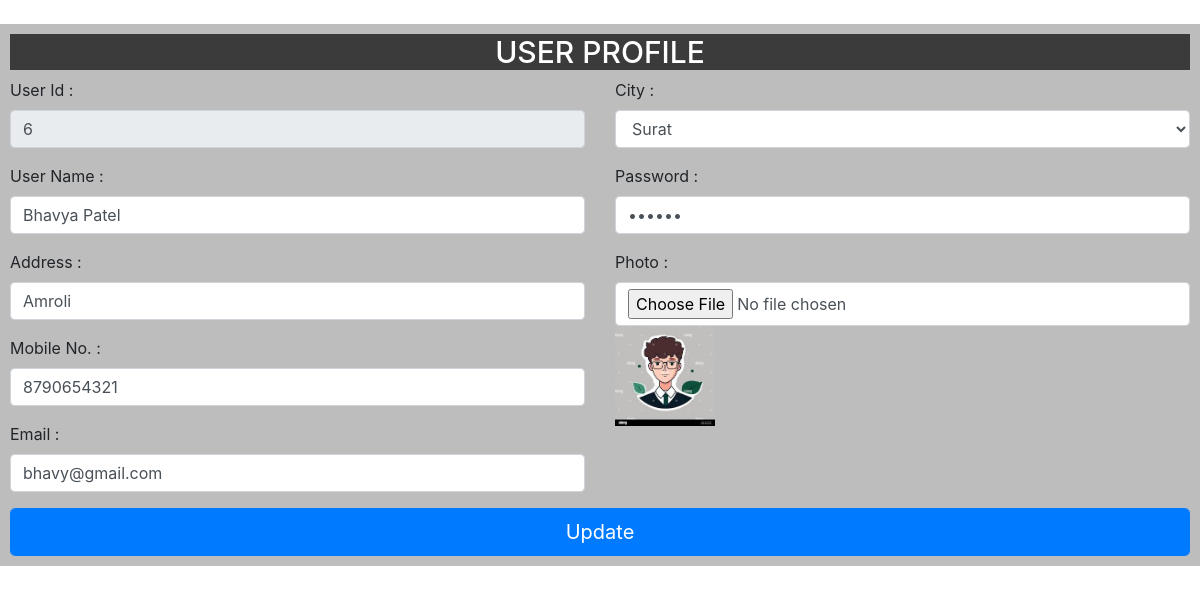
Screenshot of /update_user.php?uid=6 with the database file from the repository.
### tables this page shows
CREATE TABLE `user_details` (
  `user_id` int(11) NOT NULL,
  `user_name` varchar(30) NOT NULL,
  `address` varchar(50) NOT NULL,
  `mobile_no` bigint(10) NOT NULL,
  `email` varchar(30) NOT NULL,
  `password` varchar(30) NOT NULL,
  `city` varchar(30) NOT NULL,
  `photo` varchar(300) NOT NULL
);

### update_user.php (the view, shortened to what this page needs)
<?php
if (isset($_REQUEST['uid'])) {
    $uid = $_REQUEST['uid'];
    $qry = mysqli_query($con, "SELECT * FROM `user_details` WHERE user_id=$uid");
    $row = mysqli_fetch_array($qry);
}
?>
<!DOCTYPE html>
<html lang="en">
<head>
    <link rel="stylesheet" href="bootstrap.min.css">
</head>
<body><br>
    <form action="#" method="post" name="form" enctype="multipart/form-data" require>
        <h4>USER PROFILE</h4>
        <div class="row">
            <div class="col-sm-6">
                <div class="form-group">
                    <label for="uid">User Id : </label>
                    <input type="text" name="uid" id="uid" class="form-control" value="<?php echo $row['user_id']; ?>" disabled>
                </div>
                <div class="form-group">
                    <label for="uname">User Name : </label>
                    <input type="text" name="uname" id="uname" class="form-control" value="<?php echo $row['user_name']; ?>">
                </div>
                <div class="form-group">
                    <label for="add">Address : </label>
                    <input type="text" name="add" id="add" class="form-control" value="<?php echo $row['address']; ?>">
                </div>
                <div class="form-group">
                    <label for="mno">Mobile No. : </label>
                    <input type="number" name="mno" id="mno" class="form-control" value="<?php echo $row['mobile_no']; ?>">
                </div>
                <div class="form-group">
                    <label for="email">Email : </label>
                    <input type="email" name="email" id="email" class="form-control" value="<?php echo $row['email']; ?>">
                </div>
            </div>
            <div class="col-sm-6">
                <div class="form-group">
                    <label for="city">City : </label>
                    <select name="city" id="city" class="form-control">
                        <option value="Surat" <?php if ($row['city'] == 'Surat') {
                                                    echo 'selected';
                                                } ?>>Surat</option>
                    </select>
                </div>
                <div class="form-group">
                    <label for="pwd">Password : </label>
                    <input type="password" name="pwd" id="pwd" class="form-control" value="<?php echo $row['password']; ?>">
                </div>
                <div class="form-group">
                    <label for="img">Photo : </label>
                    <input type="file" name="img" class="form-control">
                    <img src="upload_img/<?php echo $row['photo']; ?>" alt="image" height="100px" width="100px">
                </div>
            </div>
        </div>
        <input type="submit" name="submit" value="Update" class="btn-lg btn-primary form-control">
    </form>
</body>
</html>

### update_user.php (style rules this page uses)
form { width: auto; margin: auto; background-color: rgb(190, 189, 189); border: 0px solid rgb(0, 0, 0); padding: 10px; }
form h4 { text-align: center; background-color: rgb(59, 59, 59); color: white; font-size: 30px; }

### rows the page displays
user_details: uid "6", uname "Bhavya Patel", add "Amroli", mno "8790654321", email "bhavy@gmail.com", city "Surat", photo (picture)
